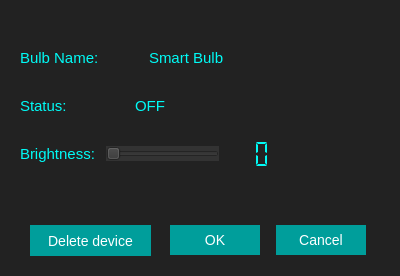
<?xml version="1.0" encoding="UTF-8"?>
<ui version="4.0">
 <class>SmartBulbConfig</class>
 <widget class="QDialog" name="SmartBulbConfig">
  <property name="geometry">
   <rect>
    <x>0</x>
    <y>0</y>
    <width>400</width>
    <height>276</height>
   </rect>
  </property>
  <property name="sizePolicy">
   <sizepolicy hsizetype="Fixed" vsizetype="Fixed">
    <horstretch>0</horstretch>
    <verstretch>0</verstretch>
   </sizepolicy>
  </property>
  <property name="windowTitle">
   <string>Bulb Configuration</string>
  </property>
  <property name="styleSheet">
   <string notr="true">background-color: #222</string>
  </property>
  <property name="sizeGripEnabled">
   <bool>false</bool>
  </property>
  <property name="modal">
   <bool>true</bool>
  </property>
  <widget class="QDialogButtonBox" name="buttonBox">
   <property name="geometry">
    <rect>
     <x>30</x>
     <y>220</y>
     <width>341</width>
     <height>41</height>
    </rect>
   </property>
   <property name="styleSheet">
    <string notr="true">QPushButton{
	background-color: #009E9B;
	border: none;
	font:  14px;
	color: #fff;
	max-width: 200px;
	min-width: 80px;
	min-height: 20px;
	margin: 5px;
	padding: 5px;
}
QPushButton:disabled {
	background-color: #989898;
	color: #fff;
}
.QPushButton :hover{
	background-color: #61b7ff;
	color: #fff;
}
QPushButton:focus { 
	background-color: #61b7ff;
	color: #fff;
}
QPushButton:pressed{
	background-color: #54dff0;
	color: #fff;
}</string>
   </property>
   <property name="orientation">
    <enum>Qt::Horizontal</enum>
   </property>
   <property name="standardButtons">
    <set>QDialogButtonBox::Cancel|QDialogButtonBox::Ok</set>
   </property>
  </widget>
  <widget class="QWidget" name="layoutWidget">
   <property name="geometry">
    <rect>
     <x>20</x>
     <y>30</y>
     <width>251</width>
     <height>151</height>
    </rect>
   </property>
   <layout class="QVBoxLayout" name="verticalLayout">
    <item>
     <layout class="QHBoxLayout" name="horizontalLayout_2">
      <item>
       <widget class="QLabel" name="label_2">
        <property name="font">
         <font>
          <pointsize>11</pointsize>
         </font>
        </property>
        <property name="styleSheet">
         <string notr="true">color: #00FBF6;</string>
        </property>
        <property name="text">
         <string>Bulb Name: </string>
        </property>
       </widget>
      </item>
      <item>
       <widget class="QLabel" name="bulbName">
        <property name="font">
         <font>
          <pointsize>11</pointsize>
         </font>
        </property>
        <property name="styleSheet">
         <string notr="true">color: #00FBF6;</string>
        </property>
        <property name="text">
         <string>Smart Bulb</string>
        </property>
       </widget>
      </item>
     </layout>
    </item>
    <item>
     <layout class="QHBoxLayout" name="horizontalLayout_3">
      <item>
       <widget class="QLabel" name="label_3">
        <property name="font">
         <font>
          <pointsize>11</pointsize>
         </font>
        </property>
        <property name="styleSheet">
         <string notr="true">color: #00FBF6;</string>
        </property>
        <property name="text">
         <string>Status:               </string>
        </property>
       </widget>
      </item>
      <item>
       <widget class="QLabel" name="statusLabel">
        <property name="font">
         <font>
          <pointsize>11</pointsize>
         </font>
        </property>
        <property name="styleSheet">
         <string notr="true">color: #00FBF6;</string>
        </property>
        <property name="text">
         <string>OFF</string>
        </property>
       </widget>
      </item>
      <item>
       <widget class="QPushButton" name="statusButton">
        <property name="baseSize">
         <size>
          <width>62</width>
          <height>0</height>
         </size>
        </property>
        <property name="styleSheet">
         <string notr="true">QPushButton {
border: none;
text-align: center;
background-repeat: none; 
color:#00FBF6;
font: 14px;
min-width: 30px;
min-height: 30px;
}
QPushButton:hover {
background-color: #004A49;
} </string>
        </property>
        <property name="text">
         <string/>
        </property>
       </widget>
      </item>
     </layout>
    </item>
    <item>
     <layout class="QHBoxLayout" name="horizontalLayout">
      <item>
       <widget class="QLabel" name="label">
        <property name="font">
         <font>
          <pointsize>11</pointsize>
         </font>
        </property>
        <property name="styleSheet">
         <string notr="true">color: #00FBF6;</string>
        </property>
        <property name="text">
         <string>Brightness: </string>
        </property>
       </widget>
      </item>
      <item>
       <widget class="QSlider" name="brightnessSlider">
        <property name="styleSheet">
         <string notr="true">background-color: #333;</string>
        </property>
        <property name="minimum">
         <number>1</number>
        </property>
        <property name="maximum">
         <number>100</number>
        </property>
        <property name="orientation">
         <enum>Qt::Horizontal</enum>
        </property>
       </widget>
      </item>
      <item>
       <widget class="QLCDNumber" name="lcdNumber">
        <property name="font">
         <font>
          <pointsize>11</pointsize>
         </font>
        </property>
        <property name="styleSheet">
         <string notr="true">color: #00FBF6;

border:none;

</string>
        </property>
        <property name="frameShape">
         <enum>QFrame::NoFrame</enum>
        </property>
        <property name="frameShadow">
         <enum>QFrame::Plain</enum>
        </property>
        <property name="lineWidth">
         <number>0</number>
        </property>
        <property name="digitCount">
         <number>3</number>
        </property>
        <property name="segmentStyle">
         <enum>QLCDNumber::Flat</enum>
        </property>
       </widget>
      </item>
     </layout>
    </item>
   </layout>
  </widget>
  <widget class="QPushButton" name="bulbImage">
   <property name="geometry">
    <rect>
     <x>290</x>
     <y>50</y>
     <width>91</width>
     <height>91</height>
    </rect>
   </property>
   <property name="styleSheet">
    <string notr="true">border: none;</string>
   </property>
   <property name="text">
    <string/>
   </property>
   <property name="icon">
    <iconset resource="res.qrc">
     <normaloff>:/images/bulbOff.png</normaloff>:/images/bulbOff.png</iconset>
   </property>
   <property name="iconSize">
    <size>
     <width>91</width>
     <height>91</height>
    </size>
   </property>
   <property name="flat">
    <bool>true</bool>
   </property>
  </widget>
  <widget class="QPushButton" name="deleteDeviceButton">
   <property name="geometry">
    <rect>
     <x>30</x>
     <y>225</y>
     <width>121</width>
     <height>31</height>
    </rect>
   </property>
   <property name="styleSheet">
    <string notr="true">QPushButton {
                      background-color: #009E9B;
                      border : none;
                       font:  14px; 
                       color: #fff;
                       min-width: 80px;
                       min-height: 20px;
                       padding: 5px;
                    }
                    QPushButton:disabled {
                      background-color: #989898;
                       color: #fff;
                     }
                    QPushButton:hover {
                       background-color: #61b7ff;
                    }
                    QPushButton:focus { 
                       background-color: #61b7ff;
                    }
                    QPushButton:pressed {
                       background-color: #54dff0;
                     }</string>
   </property>
   <property name="text">
    <string>Delete device</string>
   </property>
  </widget>
 </widget>
 <resources>
  <include location="res.qrc"/>
 </resources>
 <connections>
  <connection>
   <sender>buttonBox</sender>
   <signal>accepted()</signal>
   <receiver>SmartBulbConfig</receiver>
   <slot>accept()</slot>
   <hints>
    <hint type="sourcelabel">
     <x>248</x>
     <y>254</y>
    </hint>
    <hint type="destinationlabel">
     <x>157</x>
     <y>274</y>
    </hint>
   </hints>
  </connection>
  <connection>
   <sender>buttonBox</sender>
   <signal>rejected()</signal>
   <receiver>SmartBulbConfig</receiver>
   <slot>reject()</slot>
   <hints>
    <hint type="sourcelabel">
     <x>316</x>
     <y>260</y>
    </hint>
    <hint type="destinationlabel">
     <x>286</x>
     <y>274</y>
    </hint>
   </hints>
  </connection>
 </connections>
</ui>
